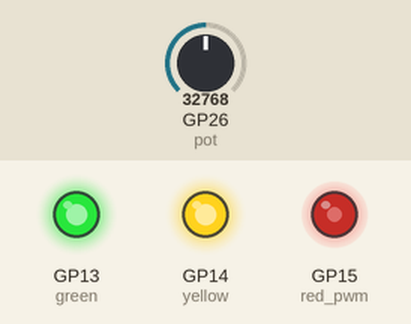
Simulated run of this program. Board: Raspberry Pi Pico running MicroPython. Shown: output pins drawn as LEDs (lit = HIGH). The test bench sets the inputs (shaded band); at power-on: GP26 (pot) = 32768 (analog values on the 0–65535 scale). What the program prints to the serial console is not drawn.

Above: at 1.2 s.
1.3 s: GP26 (pot) set to 45874
At 1.8 s:
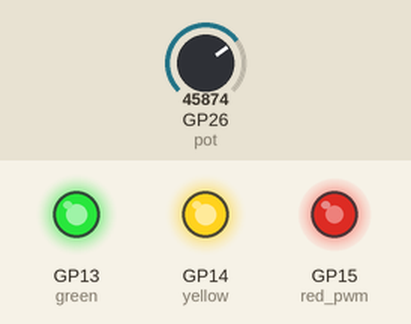
3.0 s: GP26 (pot) set to 65535
At 4.2 s:
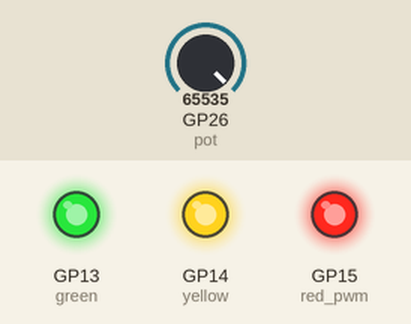
4.5 s: GP26 (pot) set to 19660
At 5.4 s:
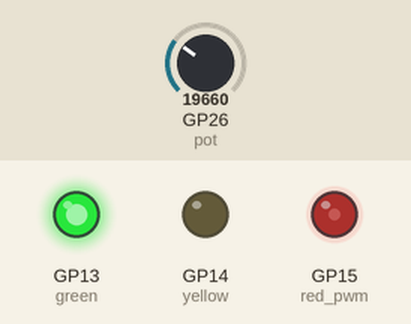
6.0 s: GP26 (pot) set to 7864
At 6.6 s:
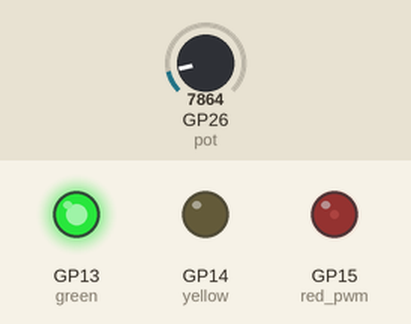
7.5 s: GP26 (pot) set to 0
At 8.9 s:
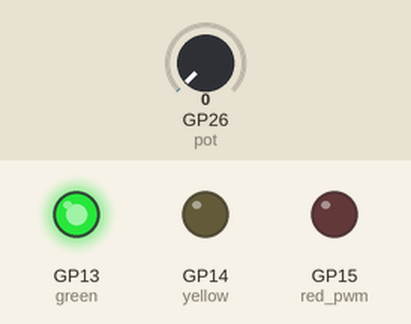
Timing chart, 0 to 10.0 s (numbered marks = the images above; inputs shaded):
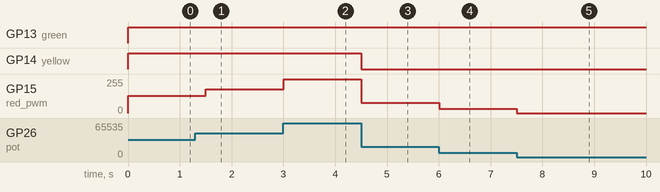

The program:

main.py
```python
from machine import Pin, ADC, PWM
import time

pot = ADC(Pin(26))
yellow = Pin(14, Pin.OUT)
green = Pin(13, Pin.OUT)

# Khởi tạo PWM cho LED đỏ
red_pwm = PWM(Pin(15))
red_pwm.freq(1000)

while True:
    raw = pot.read_u16()
    percent = raw / 65535 * 100

    # Độ sáng LED đỏ tỷ lệ với vị trí biến trở
    red_pwm.duty_u16(int(raw))

    if percent < 33:
        green.value(1); yellow.value(0)
        level = 'THẤP'
    elif percent < 66:
        green.value(1); yellow.value(1)
        level = 'TRUNG BÌNH'
    else:
        green.value(1); yellow.value(1)
        level = 'CAO'

    print(f'ADC: {raw:5d} | {percent:5.1f}% | {level}')
    time.sleep(0.5)
```

Measured:
- after the input at 1.3 s, GP15 (red_pwm): 128/255 → 178/255 after 0.20 s
- after the input at 3.0 s, GP15 (red_pwm): 178/255 → 255/255 at once
- after the input at 4.5 s, GP14 (yellow): HIGH → LOW at once; GP15 (red_pwm): 255/255 → 76/255 at once
- after the input at 6.0 s, GP15 (red_pwm): 76/255 → 31/255 at once
- after the input at 7.5 s, GP15 (red_pwm): 31/255 → 0/255 at once
